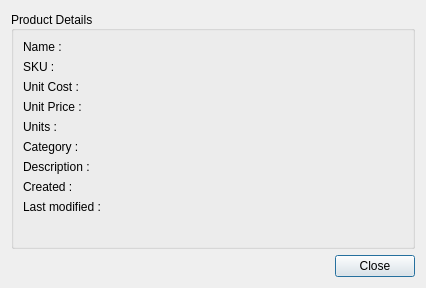
<?xml version="1.0" encoding="UTF-8"?>
<ui version="4.0">
 <class>ProductDetails</class>
 <widget class="QDialog" name="ProductDetails">
  <property name="geometry">
   <rect>
    <x>0</x>
    <y>0</y>
    <width>426</width>
    <height>288</height>
   </rect>
  </property>
  <property name="windowTitle">
   <string>Dialog</string>
  </property>
  <layout class="QVBoxLayout" name="verticalLayout">
   <item>
    <widget class="QGroupBox" name="groupBox">
     <property name="title">
      <string>Product Details</string>
     </property>
     <property name="alignment">
      <set>Qt::AlignLeading|Qt::AlignLeft|Qt::AlignVCenter</set>
     </property>
     <layout class="QVBoxLayout" name="verticalLayout_2">
      <item>
       <layout class="QFormLayout" name="formLayout">
        <item row="0" column="0">
         <widget class="QLabel" name="label">
          <property name="text">
           <string>Name :</string>
          </property>
         </widget>
        </item>
        <item row="0" column="1">
         <widget class="QLabel" name="name_lb">
          <property name="text">
           <string/>
          </property>
         </widget>
        </item>
        <item row="1" column="0">
         <widget class="QLabel" name="label_3">
          <property name="text">
           <string>SKU :</string>
          </property>
         </widget>
        </item>
        <item row="1" column="1">
         <widget class="QLabel" name="sku_lb">
          <property name="text">
           <string/>
          </property>
         </widget>
        </item>
        <item row="2" column="0">
         <widget class="QLabel" name="label_5">
          <property name="text">
           <string>Unit Cost :</string>
          </property>
         </widget>
        </item>
        <item row="2" column="1">
         <widget class="QLabel" name="unit_cost_lb">
          <property name="text">
           <string/>
          </property>
         </widget>
        </item>
        <item row="3" column="0">
         <widget class="QLabel" name="label_7">
          <property name="text">
           <string>Unit Price :</string>
          </property>
         </widget>
        </item>
        <item row="3" column="1">
         <widget class="QLabel" name="unit_price_lb">
          <property name="text">
           <string/>
          </property>
         </widget>
        </item>
        <item row="6" column="0">
         <widget class="QLabel" name="label_9">
          <property name="text">
           <string>Description :</string>
          </property>
         </widget>
        </item>
        <item row="6" column="1">
         <widget class="QLabel" name="description_lb">
          <property name="text">
           <string/>
          </property>
         </widget>
        </item>
        <item row="7" column="0">
         <widget class="QLabel" name="label_11">
          <property name="text">
           <string>Created :</string>
          </property>
         </widget>
        </item>
        <item row="7" column="1">
         <widget class="QLabel" name="created_at_lb">
          <property name="text">
           <string/>
          </property>
         </widget>
        </item>
        <item row="8" column="0">
         <widget class="QLabel" name="label_13">
          <property name="text">
           <string>Last modified :</string>
          </property>
         </widget>
        </item>
        <item row="8" column="1">
         <widget class="QLabel" name="modified_at_lb">
          <property name="text">
           <string/>
          </property>
         </widget>
        </item>
        <item row="4" column="0">
         <widget class="QLabel" name="label_15">
          <property name="text">
           <string>Units :</string>
          </property>
         </widget>
        </item>
        <item row="4" column="1">
         <widget class="QLabel" name="units_lb">
          <property name="text">
           <string/>
          </property>
         </widget>
        </item>
        <item row="5" column="0">
         <widget class="QLabel" name="label_17">
          <property name="text">
           <string>Category :</string>
          </property>
         </widget>
        </item>
        <item row="5" column="1">
         <widget class="QLabel" name="category_lb">
          <property name="text">
           <string/>
          </property>
         </widget>
        </item>
       </layout>
      </item>
     </layout>
    </widget>
   </item>
   <item>
    <widget class="QDialogButtonBox" name="buttonBox">
     <property name="orientation">
      <enum>Qt::Horizontal</enum>
     </property>
     <property name="standardButtons">
      <set>QDialogButtonBox::Close</set>
     </property>
    </widget>
   </item>
  </layout>
 </widget>
 <resources/>
 <connections>
  <connection>
   <sender>buttonBox</sender>
   <signal>accepted()</signal>
   <receiver>ProductDetails</receiver>
   <slot>accept()</slot>
   <hints>
    <hint type="sourcelabel">
     <x>248</x>
     <y>254</y>
    </hint>
    <hint type="destinationlabel">
     <x>157</x>
     <y>274</y>
    </hint>
   </hints>
  </connection>
  <connection>
   <sender>buttonBox</sender>
   <signal>rejected()</signal>
   <receiver>ProductDetails</receiver>
   <slot>reject()</slot>
   <hints>
    <hint type="sourcelabel">
     <x>316</x>
     <y>260</y>
    </hint>
    <hint type="destinationlabel">
     <x>286</x>
     <y>274</y>
    </hint>
   </hints>
  </connection>
 </connections>
</ui>
